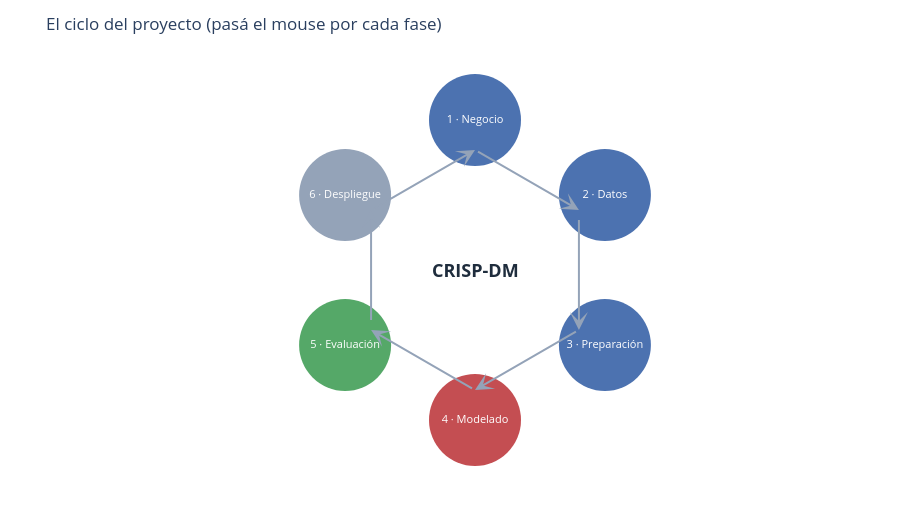

The code cell stored with this chart in its notebook:
### Markdown cell above
## La metodología: CRISP-DM

Todo el TP sigue el ciclo estándar de un proyecto de datos. Cada sección de la consigna es una fase; el ciclo es iterativo (si la evaluación no cierra, se vuelve).

### Code cell
fases=['1 · Negocio','2 · Datos','3 · Preparación','4 · Modelado','5 · Evaluación','6 · Despliegue']
mapa=['¿Qué decisión hay que tomar?','¿Puedo confiar en los datos?','Limpiar y escalar','K-Means: ¿cuántos grupos?','Caracterizar y decidir','La recomendación a Growth']
ang=np.linspace(90,90-360,len(fases),endpoint=False)*np.pi/180
x,y=np.cos(ang),np.sin(ang)
fig=go.Figure()
for i in range(len(fases)):
    j=(i+1)%len(fases)
    fig.add_annotation(x=x[j]*0.8,y=y[j]*0.8,ax=x[i]*0.8,ay=y[i]*0.8,xref='x',yref='y',axref='x',ayref='y',showarrow=True,arrowhead=3,arrowsize=1.5,arrowwidth=2,arrowcolor='#94a3b8')
fig.add_trace(go.Scatter(x=x,y=y,mode='markers+text',text=fases,textposition='middle center',
    marker=dict(size=92,color=['#4C72B0','#4C72B0','#4C72B0','#C44E52','#55A868','#94a3b8']),
    textfont=dict(color='white',size=11),hovertext=mapa,hoverinfo='text'))
fig.add_annotation(x=0,y=0,text='<b>CRISP-DM</b>',showarrow=False,font=dict(size=18,color='#1f2d3d'))
fig.update_layout(title='El ciclo del proyecto (pasá el mouse por cada fase)',showlegend=False,
    xaxis=dict(visible=False,range=[-1.45,1.45]),yaxis=dict(visible=False,range=[-1.4,1.4],scaleanchor='x'))
fijar(fig,520); fig.show()

### Figure 1 — Plotly figure (JSON) as saved in the notebook; plotly's stock layout.template omitted (floating-point values rounded to 4 significant figures)
{"data": [{"hoverinfo": "text", "hovertext": ["¿Qué decisión hay que tomar?", "¿Puedo confiar en los datos?", "Limpiar y escalar", "K-Means: ¿cuántos grupos?", "Caracterizar y decidir", "La recomendación a Growth"], "marker": {"color": ["#4C72B0", "#4C72B0", "#4C72B0", "#C44E52", "#55A868", "#94a3b8"], "size": 92}, "mode": "markers+text", "text": ["1 · Negocio", "2 · Datos", "3 · Preparación", "4 · Modelado", "5 · Evaluación", "6 · Despliegue"], "textfont": {"color": "white", "size": 11}, "textposition": "middle center", "type": "scatter", "x": [6.123e-17, 0.866, 0.866, 6.123e-17, -0.866, -0.866], "y": [1.0, 0.5, -0.5, -1.0, -0.5, 0.5]}], "layout": {"annotations": [{"arrowcolor": "#94a3b8", "arrowhead": 3, "arrowsize": 1.5, "arrowwidth": 2, "ax": 4.899e-17, "axref": "x", "ay": 0.8, "ayref": "y", "showarrow": true, "x": 0.6928, "xref": "x", "y": 0.4, "yref": "y"}, {"arrowcolor": "#94a3b8", "arrowhead": 3, "arrowsize": 1.5, "arrowwidth": 2, "ax": 0.6928, "axref": "x", "ay": 0.4, "ayref": "y", "showarrow": true, "x": 0.6928, "xref": "x", "y": -0.4, "yref": "y"}, {"arrowcolor": "#94a3b8", "arrowhead": 3, "arrowsize": 1.5, "arrowwidth": 2, "ax": 0.6928, "axref": "x", "ay": -0.4, "ayref": "y", "showarrow": true, "x": 4.899e-17, "xref": "x", "y": -0.8, "yref": "y"}, {"arrowcolor": "#94a3b8", "arrowhead": 3, "arrowsize": 1.5, "arrowwidth": 2, "ax": 4.899e-17, "axref": "x", "ay": -0.8, "ayref": "y", "showarrow": true, "x": -0.6928, "xref": "x", "y": -0.4, "yref": "y"}, {"arrowcolor": "#94a3b8", "arrowhead": 3, "arrowsize": 1.5, "arrowwidth": 2, "ax": -0.6928, "axref": "x", "ay": -0.4, "ayref": "y", "showarrow": true, "x": -0.6928, "xref": "x", "y": 0.4, "yref": "y"}, {"arrowcolor": "#94a3b8", "arrowhead": 3, "arrowsize": 1.5, "arrowwidth": 2, "ax": -0.6928, "axref": "x", "ay": 0.4, "ayref": "y", "showarrow": true, "x": 4.899e-17, "xref": "x", "y": 0.8, "yref": "y"}, {"font": {"color": "#1f2d3d", "size": 18}, "showarrow": false, "text": "<b>CRISP-DM</b>", "x": 0, "y": 0}], "autosize": false, "height": 520, "margin": {"b": 40, "l": 60, "r": 30, "t": 60}, "showlegend": false, "title": {"text": "El ciclo del proyecto (pasá el mouse por cada fase)"}, "width": 920, "xaxis": {"range": [-1.45, 1.45], "visible": false}, "yaxis": {"range": [-1.4, 1.4], "scaleanchor": "x", "visible": false}}}
